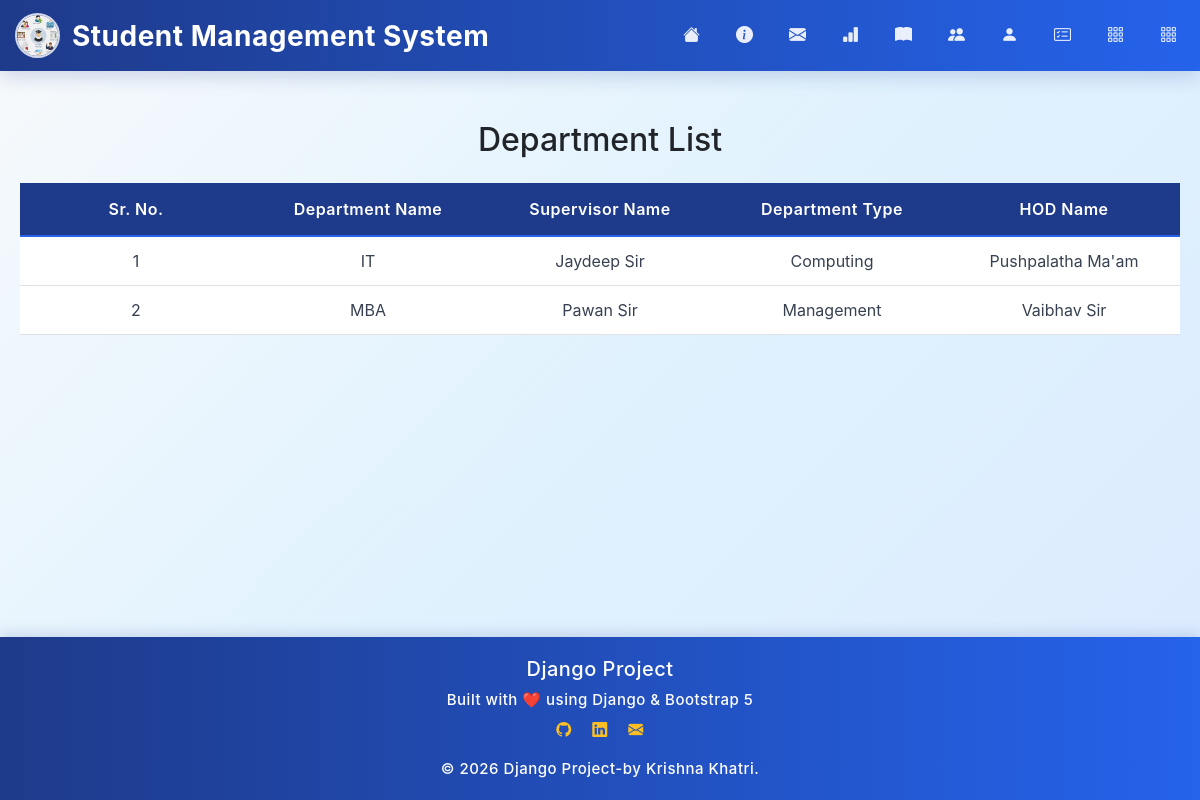
Screenshot of /dept_details with the database file from the repository.
### student/models.py (models this page shows, shortened)
class Dept(models.Model):
    dept_name = models.CharField(max_length=100)
    dept_code = models.CharField(max_length=20,unique=True)
    supervisor_name = models.CharField(max_length=100)
    dept_type = models.CharField(max_length=50)
    hod_name = models.CharField(max_length=100)

### student/views.py (the view)
# urls.py: path('dept_details', views.dept_details, name='dept_details'),
def dept_details(request):
    depts = Dept.objects.all()
    return render(request, 'Dept_CRUD/dept_details.html', {'depts': depts})

### student/Template/Dept_CRUD/dept_details.html (shortened to what this page needs)
{% extends "base.html" %}
{% block content %}
<h2 class="text-center text-dark">Department List</h2>
<div class="table-responsive mb-5 mt-4">
    <table class="table align-middle text-center">
        <thead class="table-primary">
            <tr>
                <th>Sr. No.</th>
                <th>Department Name</th>
                <th>Supervisor Name</th>
                <th>Department Type</th>
                <th>HOD Name</th>
            </tr>
        </thead>
        <tbody>
            {% for dept in depts %}
            <tr>
                <td>{{ dept.id }}</td>
                <td>{{ dept.dept_name }}</td>
                <td>{{ dept.supervisor_name }}</td>
                <td>{{ dept.dept_type }}</td>
                <td>{{ dept.hod_name }}</td>
            </tr>
            {% endfor %}
        </tbody>
    </table>
</div>
{% endblock %}

### student/Static/css/style.css (style rules this page uses)
* { margin: 0; padding: 0; box-sizing: border-box; }
html { scroll-behavior: smooth; }
body { font-family: "Inter", sans-serif; background: linear-gradient(135deg, #F8FAFC 0%, #E0F2FE 50%, #DBEAFE 100%); color: #1F2937; min-height: 100vh; display: flex; flex-direction: column; }
.table th { width: 130px; background: #1E3A8A; color: #ffffff; font-weight: 600; text-align: center; vertical-align: middle; border-bottom: 2px solid #2563EB; padding: 14px; letter-spacing: 0.5px; }
.table td { vertical-align: middle; text-align: center; padding: 12px; color: #374151; }

### rows the page displays
Dept: id "1", dept_name "IT", supervisor_name "Jaydeep Sir", dept_type "Computing", hod_name "Pushpalatha Ma'am"
Dept: id "2", dept_name "MBA", supervisor_name "Pawan Sir", dept_type "Management", hod_name "Vaibhav Sir"
